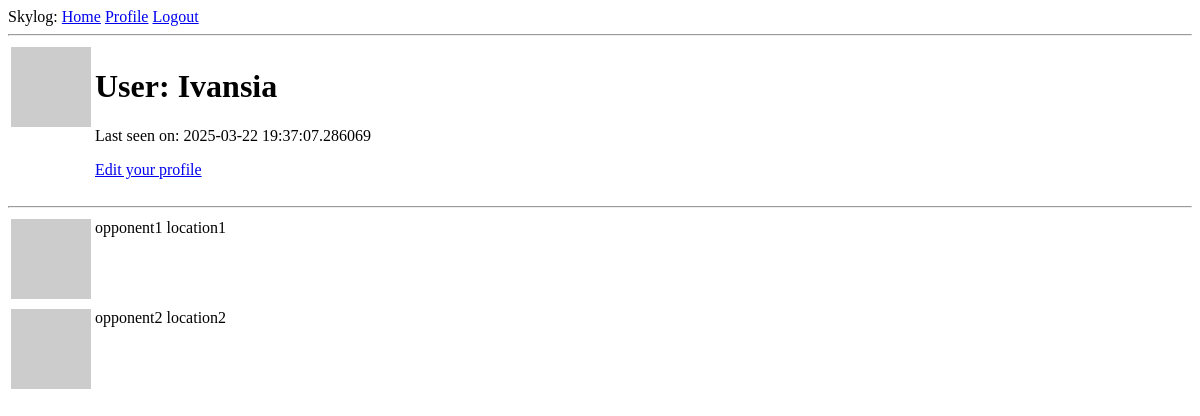
Before: /user/Ivansia (signed in) with the older database file.
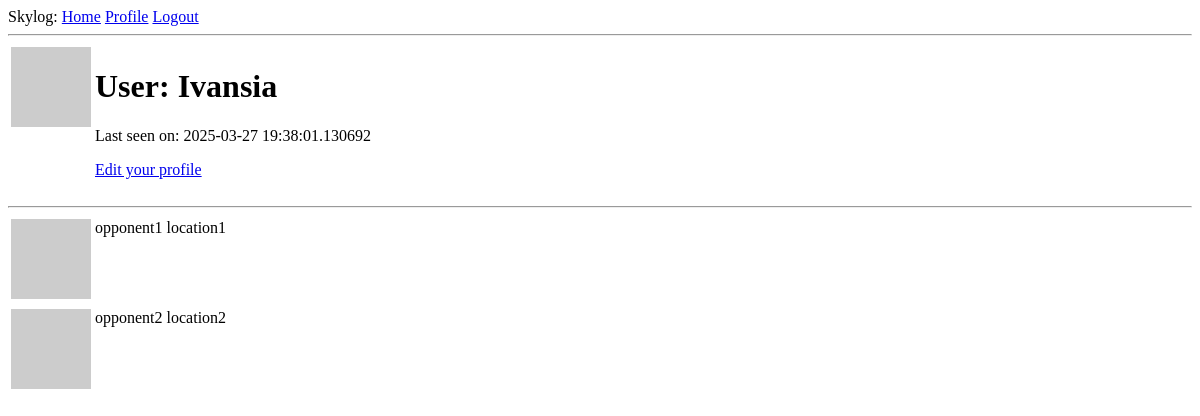
After: the same page with the newer database file.
### app/models.py (models this page shows, shortened)
class User(UserMixin, db.Model):
    id: so.Mapped[int] = so.mapped_column(primary_key=True)
    username: so.Mapped[str] = so.mapped_column(sa.String(64), index=True, unique=True)
    email: so.Mapped[str] = so.mapped_column(sa.String(120), index=True)
    forename: so.Mapped[str] = so.mapped_column(sa.String(64))
    surname: so.Mapped[str] = so.mapped_column(sa.String(64))
    password_hash: so.Mapped[Optional[str]] = so.mapped_column(sa.String(256))
    last_seen: so.Mapped[Optional[datetime]] = so.mapped_column(
        default=lambda: datetime.now(timezone.utc)
    )
    matches: so.WriteOnlyMapped["Match"] = so.relationship(back_populates="author")
    def avatar(self, size):
        digest = md5(self.email.lower().encode("utf-8")).hexdigest()
        return f"https://www.gravatar.com/avatar/{digest}?d=identicon&s={size}"

### app/routes.py (the view)
@main.route("/user/<username>")
@login_required
def user(username):
    user = db.first_or_404(sa.select(User).where(User.username == username))
    matches = [
        {"opponent": "opponent1", "location": "location1", "author": user},
        {"opponent": "opponent2", "location": "location2", "author": user},
    ]
    return render_template("user.html", user=user, matches=matches)

### app/models.py (called while the page is built)
@login.user_loader
def load_user(id):
    return db.session.get(User, int(id))

### app/routes.py (called while the page is built)
@main.before_request
def before_request():
    if current_user.is_authenticated:
        current_user.last_seen = datetime.now(timezone.utc)
        db.session.commit()

### app/templates/user.html
{% extends "base.html" %}
{% block content %}
    <table>
        <tr valign="top">
            <td><img src="{{ user.avatar(128)}}" alt="profile image"></td>
            <td>
                <h1>User: {{ user.username }}</h1>
                {% if user.last_seen %}
                    <p>Last seen on: {{ user.last_seen }}</p>
                {% endif %}
                {% if user == current_user %}
                <p><a href="{{ url_for('main.edit_profile') }}">Edit your profile</a></p>
                {% endif %}
            </td>
        </tr>
    </table>
    <hr />
    {% for match in matches %}
    <table>
        <tr valign="top">
            <td><img src="{{ match.author.avatar(36) }}" alt="user profile image"></td>
            <td>{{ match.opponent }} {{ match.date }} {{ match.location }}</td>
        </tr>
    </table>
    {% endfor %}
{% endblock %}

### app/templates/base.html (shortened to what this page needs)
<!DOCTYPE html>
<html lang="en">
	<head>
	</head>
	<body>
		<div>
			Skylog:
			<a href="{{ url_for('main.index') }}">Home</a>
			{% if current_user.is_anonymous %}
			<a href="{{ url_for('main.login') }}">Login</a>
			{% else %}
			<a href="{{ url_for('main.user', username=current_user.username) }}">Profile</a>
			<a href="{{ url_for('main.logout') }}">Logout</a>
			{% endif %}
		</div>
		<hr />
		 {% block content %}{% endblock %}
	</body>
</html>

Changed rows visible on the page:
changed User "Ivansia": last_seen "2025-03-22 19:37:07.286069" → "2025-03-27 19:38:01.130692"
